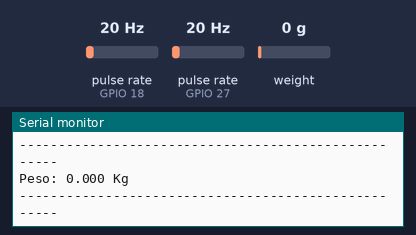
Simulated run of this sketch. Board: ESP32. On the bench: the last lines printed to the serial monitor. Wiring (inferred from the names in the program): 2 × pulse sensor: data GPIO 18 / data GPIO 27. The inputs (shaded band) are chosen by the test bench; at power-on: pulse rate (sensors on GPIO 18, GPIO 27) 20 Hz, weight on the scale 0 g. Nothing arrives over Bluetooth unless stated.

Above: at 2.2 s.
2.3 s: pulse rate (sensor on GPIO 18) set to 100 Hz
At 2.9 s:
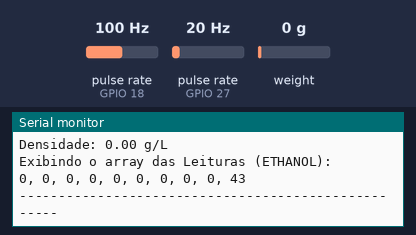
5.5 s: pulse rate (sensor on GPIO 27) set to 4 Hz
At 6.0 s:
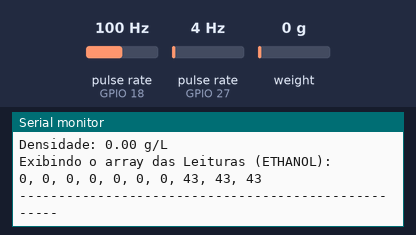
7.0 s: weight on the scale set to 100 g
At 8.3 s:
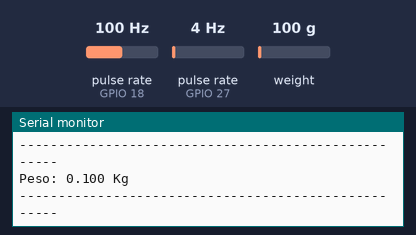
8.5 s: pulse rate (sensor on GPIO 18) set to 4 Hz
At 9.0 s:
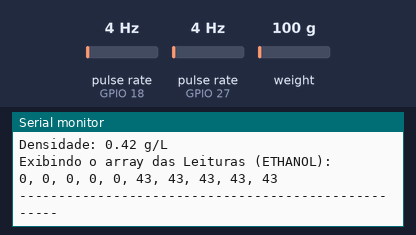
10.0 s: pulse rate (sensor on GPIO 27) set to 50 Hz
At 10.5 s:
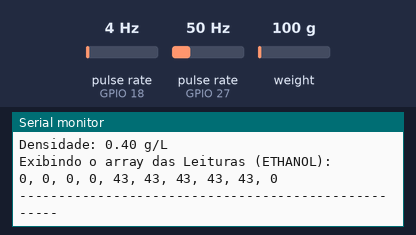
11.5 s: weight on the scale set to 1250 g
At 12.9 s:
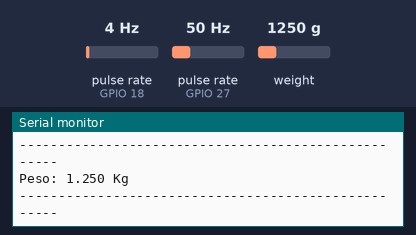
Timing chart, 0 to 14.0 s (numbered marks = the images above; inputs shaded):
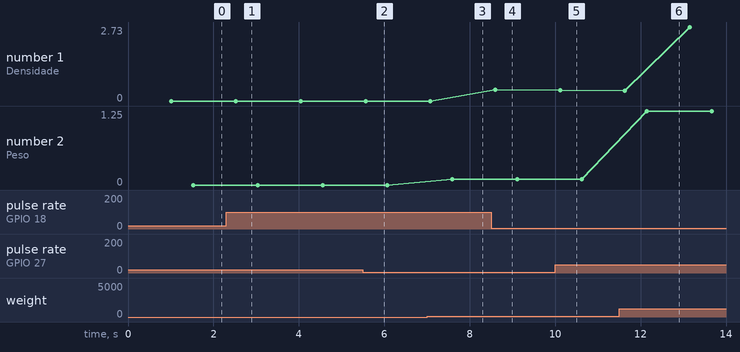

Measured:
- after the input at 2.3 s, the serial monitor: prints a new line after 0.22 s (image 1)
- after the input at 7.0 s, the serial monitor: prints a new line after 0.59 s (image 3)
- after the input at 11.5 s, the serial monitor: prints a new line after 0.65 s (image 6)
- plotted number 1: 0.4 → 2.73 after the input at 11.5 s
- plotted number 2: 0 → 0.1 after the input at 7.0 s, 0.1 → 1.25 after the input at 11.5 s

The sketch:

code_projeto_svac-esp32_5V.ino
```cpp
#include <BluetoothSerial.h>
#include "HX711.h"

// DEFINIÇÕES
#define SENSOR_ETANOL 18                      // Para sensor de etanol
#define MAX 10
#define DOUT 26                               // HX711 data
#define CLK 25                                // HX711 clock
#define PINO_FLUXO 27                         // Para o sensor de fluxo
#define CALIBRACAO_FLUXO 4.5                  // Valor de calibracao do sensor de fluxo

// VARIAVEIS GLOBAIS
HX711 scale(DOUT, CLK);                       // Objeto HX711
BluetoothSerial SerialBT;                     // Objeto Bluetooth
int leiturasE[MAX];                           // Array para armazenar os valores lidos
// Variáveis para a celula de carga
float peso;
float fatorDeCalibracao = 55500;             // Calibração, ajuste conforme necessário 105494.33 ou 106740
int maiorPeso = 0;
// Variáveis para o Sensor de etanol
const float minFrequencia = 57.67;            // Frequência base (0% etanol)
const float maxFrequencia = 157.6;            // Frequência máxima (100% etanol)
volatile unsigned long ultimoPulso = 0;       // Armazena o tempo do último pulso
volatile unsigned long tempoEntrePulsos = 0;  // Tempo entre pulsos em microssegundos
volatile float frequencia = 0;                // Frequência calculada (em Hz)
float porcentagemEtanol = 0;                  // Para calculo da % de Etanol
float porcentagemGasolina = 0;                // Para calculo da % de Gasolina
float media = 0;                              // Media das leituras do sensor de etanol
float maiorValorEtanol = 0;                   // Para capturar o maior valor
// Variáveis para o Sensor de fluxo da água
float fluxo = 0;                              // Para calculo de fluxo da água
float volume = 0;                             // Para calculo do volume da água
float volume_total = 0;                       // Para calculo do volume total da água
unsigned long tempo_antes = 0;                // Para calcular o tempo de execução
unsigned long contador = 0;                   // Para calcular a o número de voltas
float densidade = 0;                          // Para calcular a densidade
unsigned long ultimoPulsoFluxo = 0;           // Marca o tempo do último pulso do sensor de fluxo
unsigned long tempoSemFluxo = 60000;          // Tempo máximo (em milissegundos) sem fluxo antes de zerar o volume_total

void incializarArray(int *array, int tam);
void atualizarArray(int *array, int valor, int tam);
void calcularMedia();
void maiorValor();
void printArray(int *array, int tam);
void exibirMonitor();
void enviarBluetooth();
void sensorFluxo();
float retornaPeso();


// DEFINIÇÕES DO BLUETOOTH
#if !defined(CONFIG_BT_ENABLED) || !defined(CONFIG_BLUEDROID_ENABLED)
#error Bluetooth is not enabled! Please run make menuconfig to and enable it
#endif

// Verifique o perfil da porta serial
#if !defined(CONFIG_BT_SPP_ENABLED)
#error Serial Port Profile for Bluetooth is not available or not enabled. It is only available for the ESP32 chip.
#endif

// Função de interrupção (executada em cada pulso)
void IRAM_ATTR contarPulsoEtanol() {
  unsigned long tempoAtualEtanol = micros();      // Tempo atual em microssegundos
  if (ultimoPulso > 0) {                          // Garante que não é o primeiro pulso
    tempoEntrePulsos = tempoAtualEtanol - ultimoPulso;  // Calcula o intervalo
    frequencia = 1000000.0 / tempoEntrePulsos;    // Calcula a frequência (Hz)
  }
  ultimoPulso = tempoAtualEtanol;                 // Atualiza o tempo do último pulso
} // END contarPulso

// Conta quantas voltas o sensor de fluxo fez
void IRAM_ATTR contarPulsoFluxo() {
  contador++;
  ultimoPulsoFluxo = millis();          // Atualiza o tempo do último pulso
} // END contarPulsoFluxo

// PRINCIPAL
void setup() {
  Serial.begin(115200);                           // Inicializa a comunicação serial
  SerialBT.begin("ESP32_SVAC");                   // Inicializa a comunicação do bluetooth
  Serial.println("O dispositivo \"ESP32_SVAC\" foi inciado.\nAguardando conexões...");
  scale.set_scale(fatorDeCalibracao);             // Define o fator de calibração
  scale.tare();                                   // Tara
  pinMode(SENSOR_ETANOL, INPUT);                  // Define o pino do sensor de ETANOL como entrada
  pinMode(PINO_FLUXO, INPUT_PULLUP);              // Define o pino do sensor de FLUXO como entrada pullup
  attachInterrupt(digitalPinToInterrupt(SENSOR_ETANOL), contarPulsoEtanol, FALLING);         // Configura a interrupção externa do sensor de etanol
  attachInterrupt(digitalPinToInterrupt(PINO_FLUXO), contarPulsoFluxo, FALLING);   // Configura a interrupção externa do sensor de fluxo
  incializarArray(leiturasE, MAX);                // Inicializando o array
  // Nada haver
  Serial.println("-------------------");
  Serial.println("| PROJETO S.V.A.C |");
  Serial.println("-------------------");
  // END Nada haver
} // END setup

void loop() {
  char comando = Serial.read();
  if (comando == 't') {
    scale.tare(5);
  }
  unsigned long tempoAtual = millis();                // Tempo atual desde que o arduino ligou
  sensorFluxo();                                      // Faz o calculo do sensor de fluxo
  porcentagemEtanol = map(frequencia, minFrequencia, maxFrequencia, 0, 100);  // Calculando a porcentagem de etanol
  porcentagemEtanol = constrain(porcentagemEtanol, 0, 100);                   // Limita entre 0 e 100%
  porcentagemGasolina = 100 - porcentagemEtanol;      // Calculando a porcentagem de gasolina
  atualizarArray(leiturasE, porcentagemEtanol, MAX);  // Atualizando o array com os novos valores
  calcularMedia();
  maiorValor();
  exibirMonitor();                                    // Exibindo os dados no sensor serial
  if (volume_total > 0) {
    densidade = peso / volume_total;                  // Calcula a densidade da gasolina identificada
  } else {
  densidade = 0;                                      // Define densidade como zero para evitar divisão por zero.
  }
  if (SerialBT.connected()) {
    enviarBluetooth();                                // Enviando os mesmos dados por BLUETOOTH
  } else {
    Serial.println("O bluetooth NÃO ESTÁ conectado.");
    Serial.println("----------------------------------------------------");
  } // END if
  delay(1000);
} // END loop

// FUNÇÕES ARRAY

// Função para inicializar o ARRAY
void incializarArray(int *array, int tam) {
  for (int i = 0; i < tam; i++) {
    array[i] = 0;  // Atribui zero para cada elemento do array
  }
} // END inicilizarArray

// Função para atualizar o array
void atualizarArray(int *array, int valor, int tam) {
  // desloca todos os elementos para a esquerda
  for (int i = 0; i < (tam-1); i++) {
    array[i] = array[i + 1];
    }
  array[tam - 1] = valor;  // Adiciona o novo valor na última posição do array
} // END atualizaArray

// Função para calcular a média
void calcularMedia() {
  int contadorEtanol = 0;                     // Reinicializa a variável localmente
  long somaTotal = 0;                         // Reinicializa a soma total localmente para evitar acumulação
  for (int i = 0; i < MAX; i++) {
    if ((leiturasE[i] > 0) && (leiturasE[i] != 100)) {
        contadorEtanol++;
        somaTotal += leiturasE[i];
    }
  }
  if (contadorEtanol != 0) {
    media = somaTotal / contadorEtanol;
    } else {
    media = 0;                                // Define média como 0 se nenhuma leitura válida for encontrada
    }
}// END calculaMedia

// Função para encontrar o maior valor
void maiorValor() {
  for (int i = 1; i < MAX; i++) {
    if ((leiturasE[i] > maiorValorEtanol) && (leiturasE[i] != 100)) {
      maiorValorEtanol = leiturasE[i];
    }
  }
}// END maiorValor

// Exbir Array
void printArray(int *array, int tam) {
  for (int i = 0; i < tam; i++) {
    Serial.print(array[i]);
    if (i < tam - 1) {
      Serial.print(", ");
    }
  }
  Serial.println();
} // END printArray

// FUNÇÕES MONITOR SERIAL

// Exibir no monitor serial
void exibirMonitor() {
    if (porcentagemEtanol > 0) {
    // Exibi no monitor serial do ESP32 o per. de ETHANOL
    Serial.print("ETHANOL = ");
    Serial.print(porcentagemEtanol);
    Serial.println("%");
  } else {
    // Exibi no monitor serial do ESP32
    Serial.print("ETHANOL = ");
    Serial.println("NO FUEL");
  }

  // Calcula e exibe a média dos últimos valores
  Serial.print("Média ETHANOL = ");
  Serial.print(media);
  Serial.println("%");

  // Calcula e exibe o maior valor
  Serial.print("Maior per. de ETHANOL = ");
  Serial.print(maiorValorEtanol);
  Serial.println("%");

  // Exibe o volume total de água
  Serial.print("Volume de gasolina: ");
  Serial.print(volume_total);             // Exibe o volume calculado pela função sensorFluxo() *Variável global
  Serial.println(" L");

  // Exibe a densidade da gasolina
  Serial.print("Densidade: ");
  Serial.print(densidade);
  Serial.println(" g/L");

  // Exbindo o array das leituras do sensor de etanol
  Serial.println("Exibindo o array das Leituras (ETHANOL): ");
  printArray(leiturasE, MAX);
  Serial.println("----------------------------------------------------");
  float pesoAtual = retornaPeso();
  Serial.print("Peso: ");
  Serial.print(pesoAtual, 3);               // Exibe o peso da celula de carga em gramas * Variável global
  Serial.println(" Kg");
  Serial.println("----------------------------------------------------");
} // END exibirMonitor

// FUNÇÕES BLUETOOTH

// Enviar Bluetooth
void enviarBluetooth() {
    if(porcentagemEtanol > 0)
    {
        String dados = "litros:" + String(volume_total, 1) +
                       ",etanol:" + String(media, 1) +
                       ",densidade:" + String(densidade, 1);
        SerialBT.println(dados);
    }
    else
    {
        SerialBT.println("Sem dados de fluxo ou peso.");
    }
} // END enviarBlutooth

// Função para calcular o volume da agua
void sensorFluxo() {
  if ((millis() - tempo_antes) > 1000) {
    detachInterrupt(PINO_FLUXO);                // Desabilita a interrupção para os calculos
    fluxo = ((1000.0 / (millis() - tempo_antes)) * contador) / CALIBRACAO_FLUXO; // Conversao do valor de pulsos para L/min
    volume = fluxo / 60.0;                      // Calcula o volume
    volume_total += volume;                     // Calcula o volume total
    contador = 0;                               // Reinicializa o contador pulse
    tempo_antes = millis();                     // Atualiza a variável de tempo
    attachInterrupt(digitalPinToInterrupt(PINO_FLUXO), contarPulsoFluxo, FALLING);
  }
} // END sensorFluxo

// Função para calcula o peso
float retornaPeso() {
  peso = scale.get_units(5);                    // Captura o peso da celula de carga
  if (maiorPeso < peso) {
    maiorPeso = peso;
  }
  // if(peso < 0){                                 // Tara se o valor for menor que zero
  //   peso = 0;
  //   scale.tare();
  //   Serial.println("Menor que zero");
  //   delay(100);
  // }
  // float pesoEmGramas = peso * 1000;               // Converter para gramas
  // int pesoEmGramasINT = (int)pesoEmGramas;        // Converter para inteiro
  return (peso);
}// END retornaPeso
```
